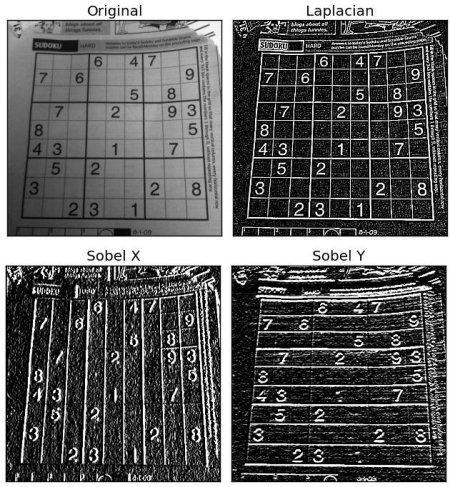
#> input picture gradients.jpg, 450 x 487 px, found by its file name
$ python threshold.py
#> lines starting #> are read from the running program, lines starting #| are printed output that depends on the picture; after the words box and inside, x2 and y2 are one past the last pixel; in counts of white or black regions, pixels touching at a corner belong together
import numpy as np
import cv2
# import time
# import timeit
import matplotlib.pyplot as plt
plt.ioff()
# Here, the matter is straight forward. If pixel value is greater than a threshold value, it is assigned one value (may be white), else it is assigned another value (may be black). The function used is cv2.threshold. First argument is the source image, which should be a grayscale image. Second argument is the threshold value which is used to classify the pixel values. Third argument is the maxVal which represents the value to be given if pixel value is more than (sometimes less than) the threshold value. OpenCV provides different styles of thresholding and it is decided by the fourth parameter of the function. Different types are: cv2.THRESH_BINARY, cv2.THRESH_BINARY_INV, cv2.THRESH_TRUNC, cv2.THRESH_TOZERO, cv2.THRESH_TOZERO_INV

# Two outputs are obtained. First one is a retval which will be explained later. Second output is our thresholded image.

img = cv2.imread('image/gradients.jpg',0)
#> img is the input picture: shape (487, 450); min 0, max 255, mean 97.4
ret,thresh1 = cv2.threshold(img,127,255,cv2.THRESH_BINARY)
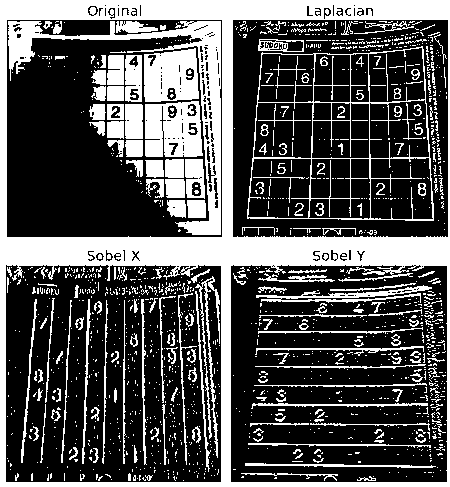
#> thresh1: shape (487, 450); 32.8% white; 1441 white regions (1245 under 20 px), largest, box (x1, y1, x2, y2) and area: (0, 0, 450, 487) 32732, (8, 21, 221, 235) 5868, (247, 46, 434, 221) 2738
ret,thresh2 = cv2.threshold(img,127,255,cv2.THRESH_BINARY_INV)
ret,thresh3 = cv2.threshold(img,127,255,cv2.THRESH_TRUNC)
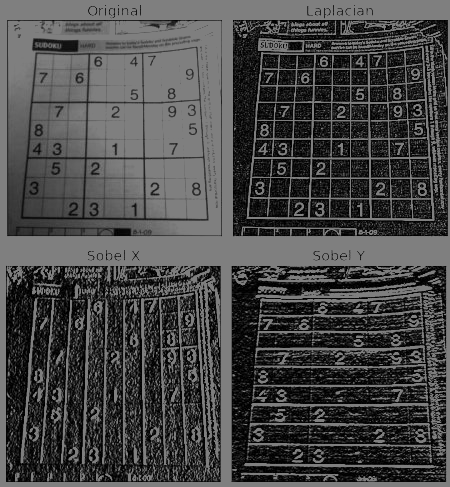
#> thresh3: shape (487, 450); min 0, max 127, mean 71.2
ret,thresh4 = cv2.threshold(img,127,255,cv2.THRESH_TOZERO)
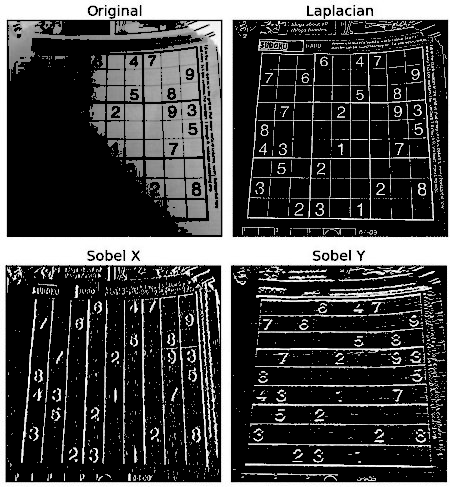
#> thresh4: shape (487, 450); min 0, max 255, mean 67.9
ret,thresh5 = cv2.threshold(img,127,255,cv2.THRESH_TOZERO_INV)
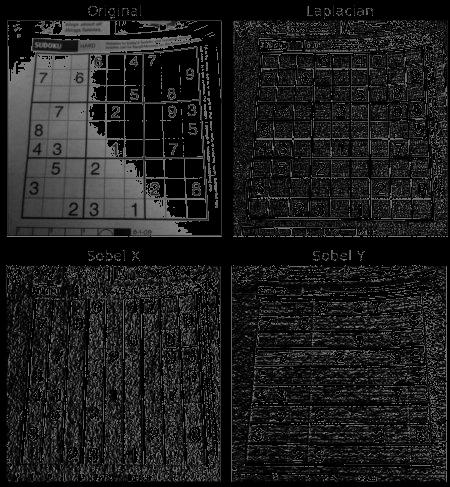
#> thresh5: shape (487, 450); min 0, max 127, mean 29.5

titles = ['Original Image','BINARY','BINARY_INV','TRUNC','TOZERO','TOZERO_INV']
images = [img, thresh1, thresh2, thresh3, thresh4, thresh5]
for i in range(6):
    plt.subplot(2,3,i+1)
    plt.imshow(images[i],'gray')
    plt.title(titles[i])
    plt.xticks([]),plt.yticks([])
plt.show()

$ run again, with blox.jpg copied over gradients.jpg
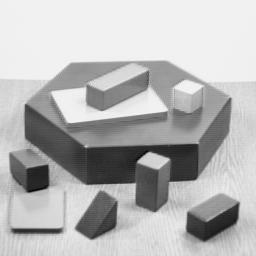
#> input picture blox.jpg, 256 x 256 px, found by its file name
#> img is the input picture: shape (256, 256); min 0, max 252, mean 182.8
#> `ret,thresh1 = cv2.threshold(img,127,255,cv2.THRESH_BINARY)`:
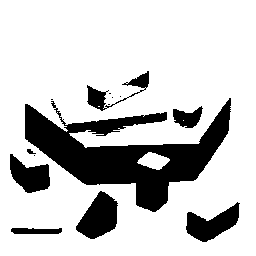
#> thresh1: shape (256, 256); 79% white; 14 black regions (6 under 20 px), largest, box (x1, y1, x2, y2) and area: (25, 98, 231, 212) 9152, (76, 191, 118, 239) 1261, (186, 202, 240, 242) 1110
#> `ret,thresh5 = cv2.threshold(img,127,255,cv2.THRESH_TOZERO_INV)`:
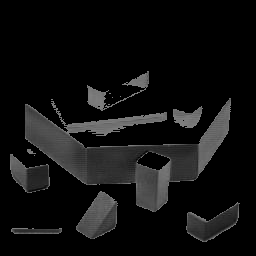
#> thresh5: shape (256, 256); min 0, max 127, mean 16.3

$ run again, with dave.jpg copied over gradients.jpg
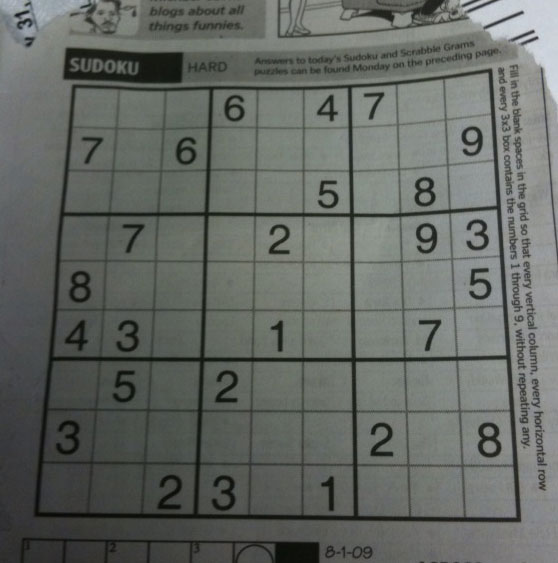
#> input picture dave.jpg, 558 x 563 px, found by its file name
#> `ret,thresh1 = cv2.threshold(img,127,255,cv2.THRESH_BINARY)`:
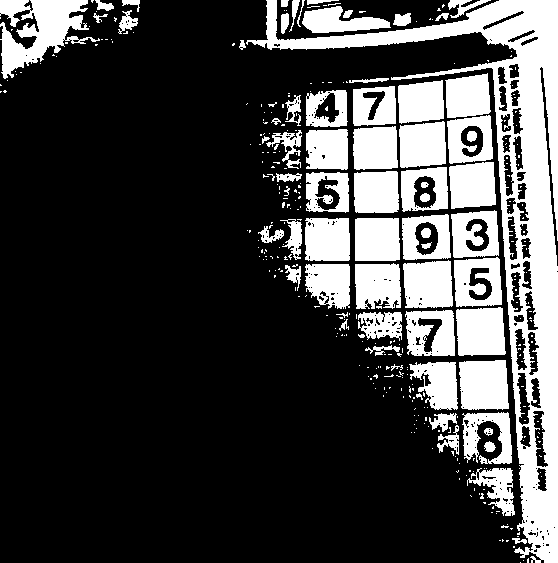
#> thresh1: shape (563, 558); 26% white; 351 white regions (281 under 20 px), largest, box (x1, y1, x2, y2) and area: (246, 0, 558, 563) 26722, (0, 0, 100, 79) 3842, (459, 360, 509, 410) 2280
#> `ret,thresh5 = cv2.threshold(img,127,255,cv2.THRESH_TOZERO_INV)`:
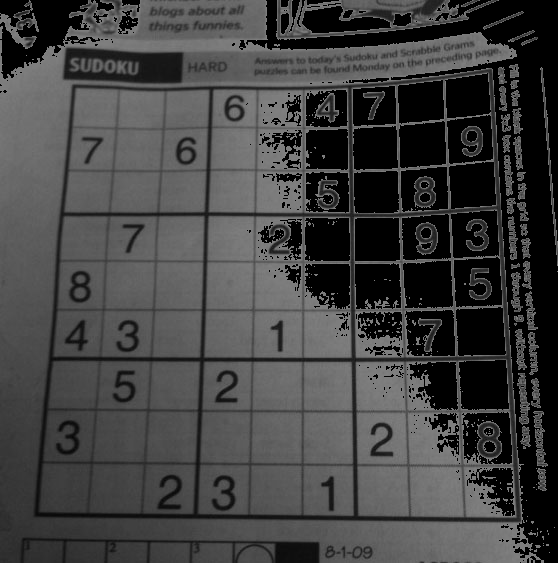
#> thresh5: shape (563, 558); min 0, max 127, mean 65.2
